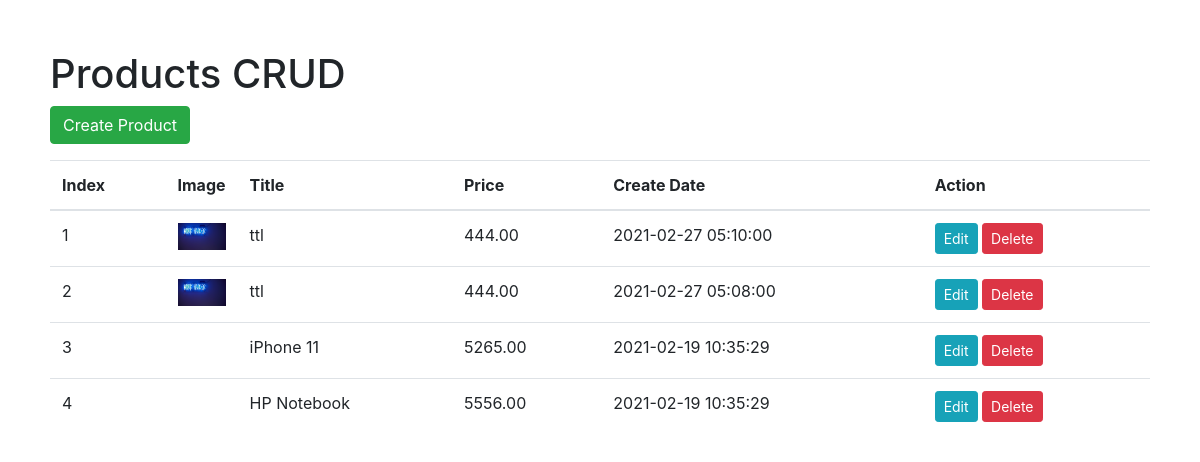
The page / on the database its author committed.
### tables this page shows
CREATE TABLE `products` (
  `id` int(11) NOT NULL,
  `title` varchar(512) NOT NULL,
  `description` longtext DEFAULT NULL,
  `image` varchar(2048) DEFAULT NULL,
  `price` decimal(10,2) NOT NULL,
  `create_date` datetime NOT NULL
);

### index.php (the view, shortened to what this page needs)
<?php
    $pdo = new PDO('mysql:host=localhost;port=3306;dbname=product_crud', 'root', '');
    $pdo->setAttribute(PDO::ATTR_ERRMODE, PDO::ERRMODE_EXCEPTION);
    $statement = $pdo->prepare('SELECT * FROM products ORDER BY create_date DESC');
    $statement->execute();
    $products = $statement->fetchAll(PDO::FETCH_ASSOC);
?>
<!DOCTYPE html>
<html lang="en">
<head>
    <link rel="stylesheet" href="https://stackpath.bootstrapcdn.com/bootstrap/4.4.1/css/bootstrap.min.css">
    <link rel="stylesheet" href="style.css">
</head>
<body>
    <h1>Products CRUD</h1>
    <p>
        <a href="create.php" class="btn btn-success">Create Product</a>
    </p>
    <table class="table">
        <thead>
            <tr>
            <th scope="col">Index</th>
            <th scope="col">Image</th>
            <th scope="col">Title</th>
            <th scope="col">Price</th>
            <th scope="col">Create Date</th>
            <th scope="col">Action</th>
            </tr>
        </thead>
        <tbody>
            <?php
                foreach($products as $i=>$product): ?>
                    <tr>
                        <td><?php echo $i + 1; ?></td>
                        <td class="product-img">
                            <img src="<?php echo $product['image']; ?>" alt="" class=''>
                        </td>
                        <td><?php echo $product['title']; ?></td>
                        <td><?php echo $product['price']; ?></td>
                        <td><?php echo $product['create_date']; ?></td>
                        <td>
                            <button type="button" class="btn btn-info btn-sm">Edit</button>
                            <button type="button" class="btn btn-danger btn-sm">Delete</button>
                        </td>
                    </tr>
                <?php endforeach ?>
        </tbody>
    </table>
</body>
</html>

### style.css (style rules this page uses)
body { padding: 50px; }
.product-img { width: 50px; height: auto; }
.product-img>img { width: 100%; }

### rows shown on the page
products: image (picture), title "ttl", price "444.00", create_date "2021-02-27 05:10:00"
products: image (picture), title "ttl", price "444.00", create_date "2021-02-27 05:08:00"
products: title "iPhone 11", price "5265.00", create_date "2021-02-19 10:35:29"
products: title "HP Notebook", price "5556.00", create_date "2021-02-19 10:35:29"
